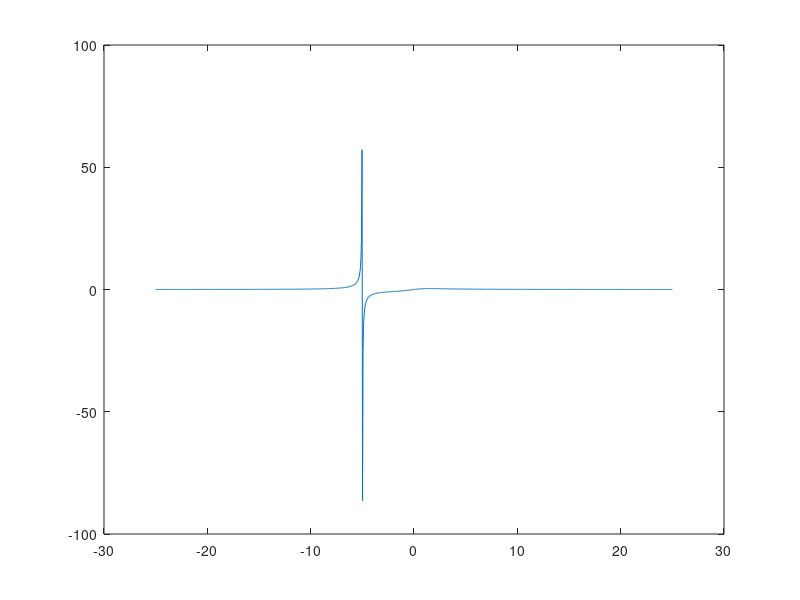

Write MATLAB code to recreate this figure.
% Ronney Aovida, LAB4, ISC4220, March 3rd, Question 1 part 1 and 2
function [gc] = yeast(x)
% This is the given function for growth rate of yeast

if nargin <1
x=linspace(-25,25,1000);
end

gc= 2.*x./(4+0.8.*x+x.^2+0.2.*x.^3);

plot(x,gc);








end

